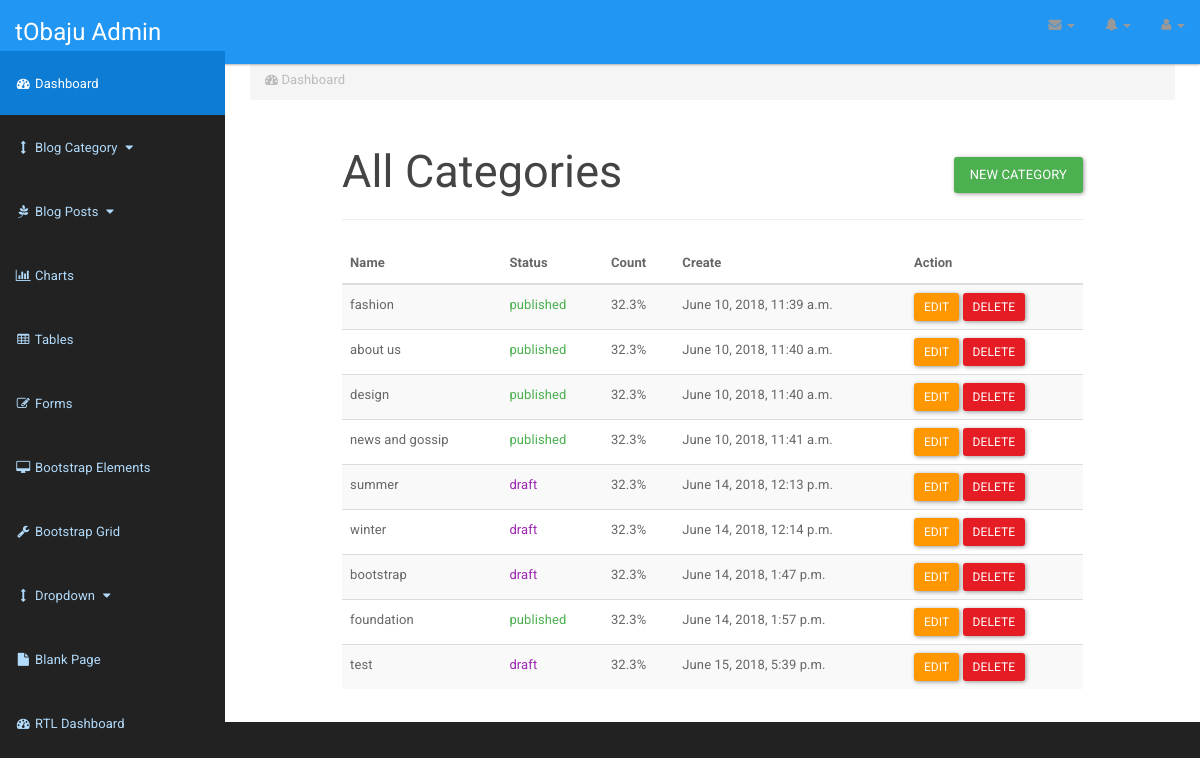
The page /dashboard/blog_categories/ on the database its author committed.
### blog/models.py (models this page shows, shortened)
class PostCategory(models.Model):
    CHOICES = (
        ('draft', 'Draft'),
        ('published', 'Published'),
    )
    name = models.CharField(max_length=250)
    description = models.TextField()
    image = models.ImageField(upload_to='blog/category/%Y/%m/%d/')
    status = models.CharField(choices=CHOICES, max_length=20)
    create = models.DateTimeField(auto_now_add=True)
    update = models.DateTimeField(auto_now=True)
    class Meta:
        verbose_name = 'category'
        verbose_name_plural = 'Post Categories'

### dashboard/views.py (the view)
def blog_categories(request):
    categories = PostCategory.objects.all()
    template = 'dashboard/blog/category/categories.html'
    context = {
        'categories': categories,
    }
    return render(request, template, context)

### templates/dashboard/blog/category/categories.html (shortened to what this page needs)
{% extends 'dashboard/dashboard-base.html' %}
{% block content %}
    <div class="col-md-10 col-md-offset-1">
        <h2>All Categories <span class="pull-right"><a href="{% url 'dashboard:add_blog_category' %}" class="btn btn-success">New Category</a></span></h2>
        <hr/>
        <div class="table-responsive">
            <table class="table table-hover table-striped">
                <thead>
                <tr>
                    <th>Name</th>
                    <th>Status</th>
                    <th>Count</th>
                    <th>Create</th>
                    <th>Action</th>
                </tr>
                </thead>
                <tbody>
                {% for category in categories %}
                    <tr>
                        <td>{{ category.name }}</td>
                        <td class="{% if category.status == 'published' %}text-success{% else %}text-info{% endif %}">{{ category.status }}</td>
                        <td>32.3%</td>
                        <td>{{ category.create }}</td>
                        <td><a href="{% url 'dashboard:edit_blog_category' category.pk %}" class="btn btn-warning btn-sm">Edit</a> <a href="{% url 'dashboard:delete_blog_category' category.pk %}"
                                                                                    class="btn btn-danger btn-sm" onclick="return confirm_delete()">Delete</a>
                        </td>
                    </tr>
                {% endfor %}
                </tbody>
            </table>
        </div>
    </div>
{% endblock %}

### static/dashboard/css/sb-admin.css (style rules this page uses)
body { margin-top: 100px; background-color: #222; }
@media (min-width:768px) { body { margin-top: 50px; } }

### rows shown on the page
PostCategory: name "fashion", status "published", create "June 10, 2018, 11:39 a.m."
PostCategory: name "about us", status "published", create "June 10, 2018, 11:40 a.m."
PostCategory: name "design", status "published", create "June 10, 2018, 11:40 a.m."
PostCategory: name "news and gossip", status "published", create "June 10, 2018, 11:41 a.m."
PostCategory: name "summer", status "draft", create "June 14, 2018, 12:13 p.m."
PostCategory: name "winter", status "draft", create "June 14, 2018, 12:14 p.m."
PostCategory: name "bootstrap", status "draft", create "June 14, 2018, 1:47 p.m."
PostCategory: name "foundation", status "published", create "June 14, 2018, 1:57 p.m."
PostCategory: name "test", status "draft", create "June 15, 2018, 5:39 p.m."
